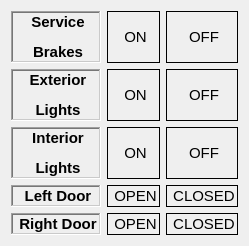
   <widget class="QWidget" name="gridLayoutWidget_3">
    <property name="geometry">
     <rect>
      <x>270</x>
      <y>380</y>
      <width>231</width>
      <height>231</height>
     </rect>
    </property>
    <layout class="QGridLayout" name="DoorsLightsBrakes">
     <item row="0" column="1">
      <widget class="QLabel" name="ServiceBrakesOn">
       <property name="font">
        <font>
         <pointsize>11</pointsize>
         <weight>50</weight>
         <bold>false</bold>
        </font>
       </property>
       <property name="frameShape">
        <enum>QFrame::Box</enum>
       </property>
       <property name="text">
        <string>&lt;html&gt;&lt;head/&gt;&lt;body&gt;&lt;p align=&quot;center&quot;&gt;ON&lt;/p&gt;&lt;/body&gt;&lt;/html&gt;</string>
       </property>
      </widget>
     </item>
     <item row="1" column="0">
      <widget class="QLabel" name="ExteriorLightsLabel">
       <property name="font">
        <font>
         <pointsize>11</pointsize>
         <weight>75</weight>
         <bold>true</bold>
        </font>
       </property>
       <property name="frameShape">
        <enum>QFrame::WinPanel</enum>
       </property>
       <property name="frameShadow">
        <enum>QFrame::Sunken</enum>
       </property>
       <property name="text">
        <string>&lt;html&gt;&lt;head/&gt;&lt;body&gt;&lt;p align=&quot;center&quot;&gt;Exterior&lt;/p&gt;&lt;p align=&quot;center&quot;&gt;Lights&lt;/p&gt;&lt;/body&gt;&lt;/html&gt;</string>
       </property>
      </widget>
     </item>
     <item row="0" column="2">
      <widget class="QLabel" name="ServiceBrakesOff">
       <property name="font">
        <font>
         <pointsize>11</pointsize>
         <weight>50</weight>
         <bold>false</bold>
        </font>
       </property>
       <property name="frameShape">
        <enum>QFrame::Box</enum>
       </property>
       <property name="text">
        <string>&lt;html&gt;&lt;head/&gt;&lt;body&gt;&lt;p align=&quot;center&quot;&gt;OFF&lt;/p&gt;&lt;/body&gt;&lt;/html&gt;</string>
       </property>
      </widget>
     </item>
     <item row="0" column="0">
      <widget class="QLabel" name="ServiceBrakesLabel">
       <property name="font">
        <font>
         <pointsize>11</pointsize>
         <weight>75</weight>
         <bold>true</bold>
        </font>
       </property>
       <property name="frameShape">
        <enum>QFrame::WinPanel</enum>
       </property>
       <property name="frameShadow">
        <enum>QFrame::Sunken</enum>
       </property>
       <property name="text">
        <string>&lt;html&gt;&lt;head/&gt;&lt;body&gt;&lt;p align=&quot;center&quot;&gt;Service&lt;/p&gt;&lt;p align=&quot;center&quot;&gt;Brakes&lt;/p&gt;&lt;/body&gt;&lt;/html&gt;</string>
       </property>
      </widget>
     </item>
     <item row="2" column="0">
      <widget class="QLabel" name="InteriorLightsLabel">
       <property name="font">
        <font>
         <pointsize>11</pointsize>
         <weight>75</weight>
         <bold>true</bold>
        </font>
       </property>
       <property name="frameShape">
        <enum>QFrame::WinPanel</enum>
       </property>
       <property name="frameShadow">
        <enum>QFrame::Sunken</enum>
       </property>
       <property name="text">
        <string>&lt;html&gt;&lt;head/&gt;&lt;body&gt;&lt;p align=&quot;center&quot;&gt;Interior&lt;/p&gt;&lt;p align=&quot;center&quot;&gt;Lights&lt;/p&gt;&lt;/body&gt;&lt;/html&gt;</string>
       </property>
      </widget>
     </item>
     <item row="3" column="0">
      <widget class="QLabel" name="LeftDoorLabel">
       <property name="font">
        <font>
         <pointsize>11</pointsize>
         <weight>75</weight>
         <bold>true</bold>
        </font>
       </property>
       <property name="frameShape">
        <enum>QFrame::WinPanel</enum>
       </property>
       <property name="frameShadow">
        <enum>QFrame::Sunken</enum>
       </property>
       <property name="text">
        <string>&lt;html&gt;&lt;head/&gt;&lt;body&gt;&lt;p align=&quot;center&quot;&gt;Left Door&lt;/p&gt;&lt;/body&gt;&lt;/html&gt;</string>
       </property>
      </widget>
     </item>
     <item row="4" column="0">
      <widget class="QLabel" name="RightDoorLabel">
       <property name="font">
        <font>
         <pointsize>11</pointsize>
         <weight>75</weight>
         <bold>true</bold>
        </font>
       </property>
       <property name="frameShape">
        <enum>QFrame::WinPanel</enum>
       </property>
       <property name="frameShadow">
        <enum>QFrame::Sunken</enum>
       </property>
       <property name="text">
        <string>&lt;html&gt;&lt;head/&gt;&lt;body&gt;&lt;p align=&quot;center&quot;&gt;Right Door&lt;/p&gt;&lt;/body&gt;&lt;/html&gt;</string>
       </property>
      </widget>
     </item>
     <item row="1" column="1">
      <widget class="QLabel" name="ExteriorLightsOn">
       <property name="font">
        <font>
         <pointsize>11</pointsize>
         <weight>50</weight>
         <bold>false</bold>
        </font>
       </property>
       <property name="frameShape">
        <enum>QFrame::Box</enum>
       </property>
       <property name="text">
        <string>&lt;html&gt;&lt;head/&gt;&lt;body&gt;&lt;p align=&quot;center&quot;&gt;ON&lt;/p&gt;&lt;/body&gt;&lt;/html&gt;</string>
       </property>
      </widget>
     </item>
     <item row="1" column="2">
      <widget class="QLabel" name="ExteriorLightsOff">
       <property name="font">
        <font>
         <pointsize>11</pointsize>
         <weight>50</weight>
         <bold>false</bold>
        </font>
       </property>
       <property name="frameShape">
        <enum>QFrame::Box</enum>
       </property>
       <property name="text">
        <string>&lt;html&gt;&lt;head/&gt;&lt;body&gt;&lt;p align=&quot;center&quot;&gt;OFF&lt;/p&gt;&lt;/body&gt;&lt;/html&gt;</string>
       </property>
      </widget>
     </item>
     <item row="2" column="1">
      <widget class="QLabel" name="InteriorLightsOn">
       <property name="font">
        <font>
         <pointsize>11</pointsize>
         <weight>50</weight>
         <bold>false</bold>
        </font>
       </property>
       <property name="frameShape">
        <enum>QFrame::Box</enum>
       </property>
       <property name="text">
        <string>&lt;html&gt;&lt;head/&gt;&lt;body&gt;&lt;p align=&quot;center&quot;&gt;ON&lt;/p&gt;&lt;/body&gt;&lt;/html&gt;</string>
       </property>
      </widget>
     </item>
     <item row="2" column="2">
      <widget class="QLabel" name="InteriorLightsOff">
       <property name="font">
        <font>
         <pointsize>11</pointsize>
         <weight>50</weight>
         <bold>false</bold>
        </font>
       </property>
       <property name="frameShape">
        <enum>QFrame::Box</enum>
       </property>
       <property name="text">
        <string>&lt;html&gt;&lt;head/&gt;&lt;body&gt;&lt;p align=&quot;center&quot;&gt;OFF&lt;/p&gt;&lt;/body&gt;&lt;/html&gt;</string>
       </property>
      </widget>
     </item>
     <item row="3" column="1">
      <widget class="QLabel" name="LeftDoorOpen">
       <property name="font">
        <font>
         <pointsize>11</pointsize>
         <weight>50</weight>
         <bold>false</bold>
        </font>
       </property>
       <property name="frameShape">
        <enum>QFrame::Box</enum>
       </property>
       <property name="text">
        <string>&lt;html&gt;&lt;head/&gt;&lt;body&gt;&lt;p align=&quot;center&quot;&gt;OPEN&lt;/p&gt;&lt;/body&gt;&lt;/html&gt;</string>
       </property>
      </widget>
     </item>
     <item row="3" column="2">
      <widget class="QLabel" name="LeftDoorClosed">
       <property name="font">
        <font>
         <pointsize>11</pointsize>
         <weight>50</weight>
         <bold>false</bold>
        </font>
       </property>
       <property name="frameShape">
        <enum>QFrame::Box</enum>
       </property>
       <property name="text">
        <string>&lt;html&gt;&lt;head/&gt;&lt;body&gt;&lt;p align=&quot;center&quot;&gt;CLOSED&lt;/p&gt;&lt;/body&gt;&lt;/html&gt;</string>
       </property>
      </widget>
     </item>
     <item row="4" column="1">
      <widget class="QLabel" name="RightDoorOpen">
       <property name="font">
        <font>
         <pointsize>11</pointsize>
         <weight>50</weight>
         <bold>false</bold>
        </font>
       </property>
       <property name="frameShape">
        <enum>QFrame::Box</enum>
       </property>
       <property name="text">
        <string>&lt;html&gt;&lt;head/&gt;&lt;body&gt;&lt;p align=&quot;center&quot;&gt;OPEN&lt;/p&gt;&lt;/body&gt;&lt;/html&gt;</string>
       </property>
      </widget>
     </item>
     <item row="4" column="2">
      <widget class="QLabel" name="RightDoorClosed">
       <property name="font">
        <font>
         <pointsize>11</pointsize>
         <weight>50</weight>
         <bold>false</bold>
        </font>
       </property>
       <property name="frameShape">
        <enum>QFrame::Box</enum>
       </property>
       <property name="text">
        <string>&lt;html&gt;&lt;head/&gt;&lt;body&gt;&lt;p align=&quot;center&quot;&gt;CLOSED&lt;/p&gt;&lt;/body&gt;&lt;/html&gt;</string>
       </property>
      </widget>
     </item>
    </layout>
   </widget>
